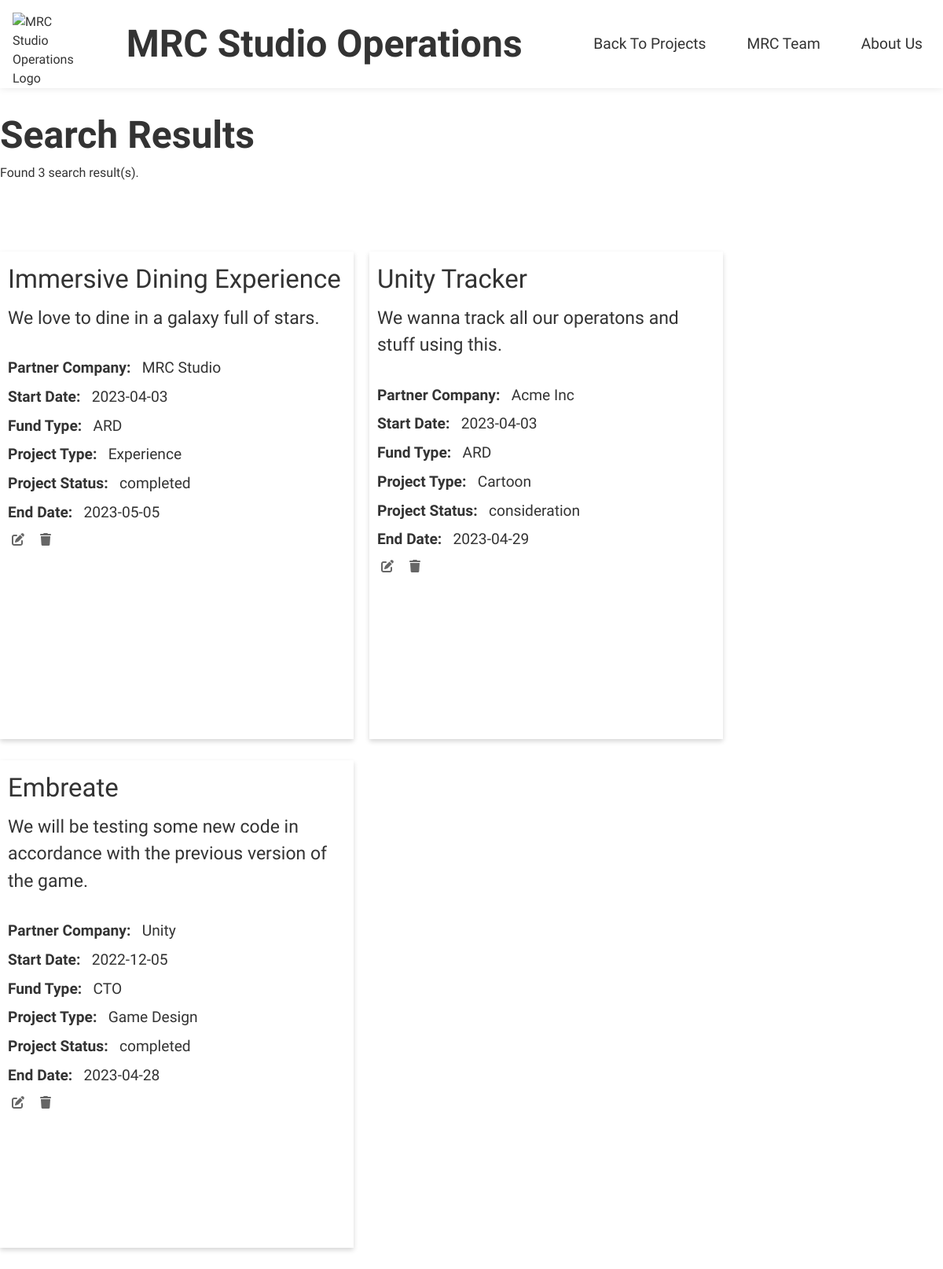
Screenshot of /search.php with the database file from the repository.
### tables this page shows
CREATE TABLE `projects` (
  `id` int NOT NULL AUTO_INCREMENT,
  `project_title` varchar(255) NOT NULL,
  `partner_company` varchar(255) NOT NULL,
  `start_date` date NOT NULL,
  `fund_type` varchar(255) NOT NULL,
  `project_type` varchar(255) NOT NULL,
  `status` enum('pending','scoping','discovery','consideration','completed','in-progress') NOT NULL DEFAULT 'discovery',
  `end_date` date DEFAULT NULL,
  `project_description` text,
  `assigned_to` json DEFAULT NULL,
  PRIMARY KEY (`id`)
);

### search.php (the view, shortened to what this page needs)
<!DOCTYPE html>
<html>
<head>
  <link rel="stylesheet" href="index.css">
  <link rel="stylesheet" href="https://cdnjs.cloudflare.com/ajax/libs/font-awesome/6.0.0-beta3/css/all.min.css">
</head>
<body>
<header>
    <div class="logo">
      <img src="https://encrypted-tbn0.gstatic.com/images?q=tbn:ANd9GcS_aEwjE_hEdGeBWihBJaTIRDG2XSiSNbAlwlPB-iRhxBJsqL7DEnbuGaQmbTBWHhLim-A&usqp=CAU" alt="MRC Studio Operations Logo">
    </div>
    <h1>MRC Studio Operations</h1>
    <nav>
      <ul>
      <li><a href="index.php">Back To Projects</a></li>
        <li><a href="people.php">MRC Team</a></li>
        <li><a href="about.php">About Us</a></li>
      </ul>
    </nav>
  </header>
  <br/>
  <h1>Search Results</h1>
  <?php
  $conn = new mysqli('localhost', 'root', 'elaine12', 'operations');
  if ($conn->connect_error) {
    echo "$conn->connect_error";
    die("Connection Failed: " . $conn->connect_error);
  } else {
    $search_query = $_GET['query'];
    $sql = "SELECT * FROM projects WHERE project_title LIKE '%$search_query%' OR project_description LIKE '%$search_query%' OR partner_company LIKE '%$search_query%' OR fund_type LIKE '%$search_query%' OR project_type LIKE '%$search_query%' OR status LIKE '%$search_query%' ORDER BY start_date DESC";
    $result = $conn->query($sql);
    if (mysqli_num_rows($result) > 0) {
      echo "<p>Found " . mysqli_num_rows($result) . " search result(s).</p><br/><br/><br/>";
      while ($row = $result->fetch_assoc()) {
    echo '<div class="project">';
    echo '<p style=" font-size: 33px;">' . htmlspecialchars($row['project_title']) . '</p>';
    echo '<p style="font-size: 23px;">' . htmlspecialchars($row['project_description']) . '</p><br/>';
    echo '<p><strong>Partner Company: &nbsp; </strong> ' . htmlspecialchars($row['partner_company']) . '</p>';
    echo '<p><strong>Start Date: &nbsp; </strong> ' . htmlspecialchars($row['start_date']) . '</p>';
    echo '<p><strong>Fund Type: &nbsp; </strong> ' . htmlspecialchars($row['fund_type']) . '</p>';
    echo '<p><strong>Project Type: &nbsp; </strong> ' . htmlspecialchars($row['project_type']) . '</p>';
    echo '<p><strong>Project Status: &nbsp; </strong> ' . htmlspecialchars($row['status']) . '</p>';
    if ($row['end_date']) {
      echo '<p><strong>End Date: &nbsp; </strong>  ' . htmlspecialchars($row['end_date']) . '</p>';
    }
    echo '<div class="project-actions">';
    echo '<form method="post" action="edit_project.php">';
    echo '<button type="submit" name="edit_project"><i class="fas fa-edit"></i></button>';
    echo '</form>';
    echo '<form method="post" action="delete_project.php">';
    echo '<button type="submit" name="delete_project"><i class="fas fa-trash"></i></button>';
    echo '</form>';
    echo '</div>';
    echo '</div>';
      }
    } else {
      echo "<p>No results found.</p>";
    }
  }
?>
</body>
</html>

### index.css (style rules this page uses)
* { box-sizing: border-box; margin: 0; padding: 0; }
body { font-family: 'Cabin', sans-serif; font-size: 16px; line-height: 1.5; color: #333; }
p { font-size: 16px; line-height: 1.5; margin-bottom: 1em; }
a { text-decoration: none; color: #333; }
ul { list-style: none; }
header { display: flex; align-items: center; justify-content: space-between; padding: 1rem; background-color: #fff; box-shadow: 0 0 10px rgba(0, 0, 0, 0.1); z-index: 1; position: sticky; top: 0; }
.logo { width: 80px; height: 80px; margin-right: 1rem; }
.logo img { width: 100%; height: 100%; object-fit: contain; }
h1 { font-size: 3rem; font-weight: 700; }
nav ul { display: flex; }
nav li { margin-left: 2rem; }
nav a { font-size: 1.2rem; font-weight: 500; }
nav ul li a { display: inline-block; padding: 10px; text-decoration: none; color: #333; }
.project { display: inline-block; background-color: #fff; border-radius: 0px; box-shadow: 0px 3px 6px rgba(0, 0, 0, 0.16); margin-right: 20px; margin-bottom: 20px; width: 450px; height: 620px; padding: 10px; overflow-y: scroll; transition: transform 0.3s ease; }
.project { display: inline-block; background-color: #fff; border-radius: 0px; box-shadow: 0px 3px 6px rgba(0, 0, 0, 0.16); margin-right: 20px; margin-bottom: 20px; width: 450px; height: 620px; padding: 10px; overflow: auto; transition: transform 0.3s ease; }
.project p { font-size: 1.2rem; font-weight: 500; margin-bottom: 0.5rem; }
.project-actions { display: flex; flex-direction: row; justify-content: space-between; align-items: center; width: 60px; }
.project-actions button { background-color: transparent; border: none; color: #666; cursor: pointer; font-size: 16px; margin-left: 5px; margin-right: 5px; }

### rows the page displays
projects: project_title "Immersive Dining Experience", project_description "We love to dine in a galaxy full of stars.", partner_company "MRC Studio", start_date "2023-04-03", fund_type "ARD", project_type "Experience", status "completed", end_date "2023-05-05"
projects: project_title "Unity Tracker", project_description "We wanna track all our operatons and stuff using this.", partner_company "Acme Inc", start_date "2023-04-03", fund_type "ARD", project_type "Cartoon", status "consideration", end_date "2023-04-29"
projects: project_title "Embreate", project_description "We will be testing some new code in accordance with the previous version of the game.", partner_company "Unity", start_date "2022-12-05", fund_type "CTO", project_type "Game Design", status "completed", end_date "2023-04-28"

### other values shown
mysqli_num_rows($result) "3"
